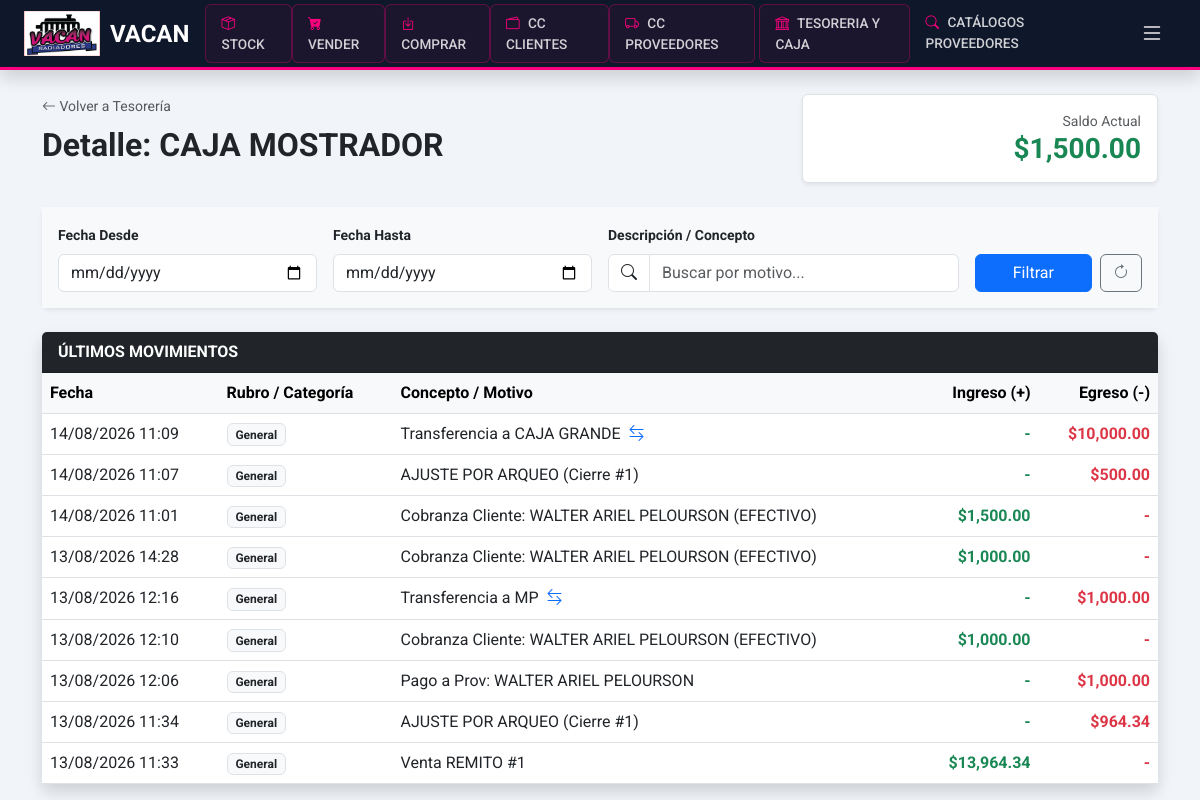
/admin/tesoreria/caja/1 (signed in), run on an earlier commit of the app's database.
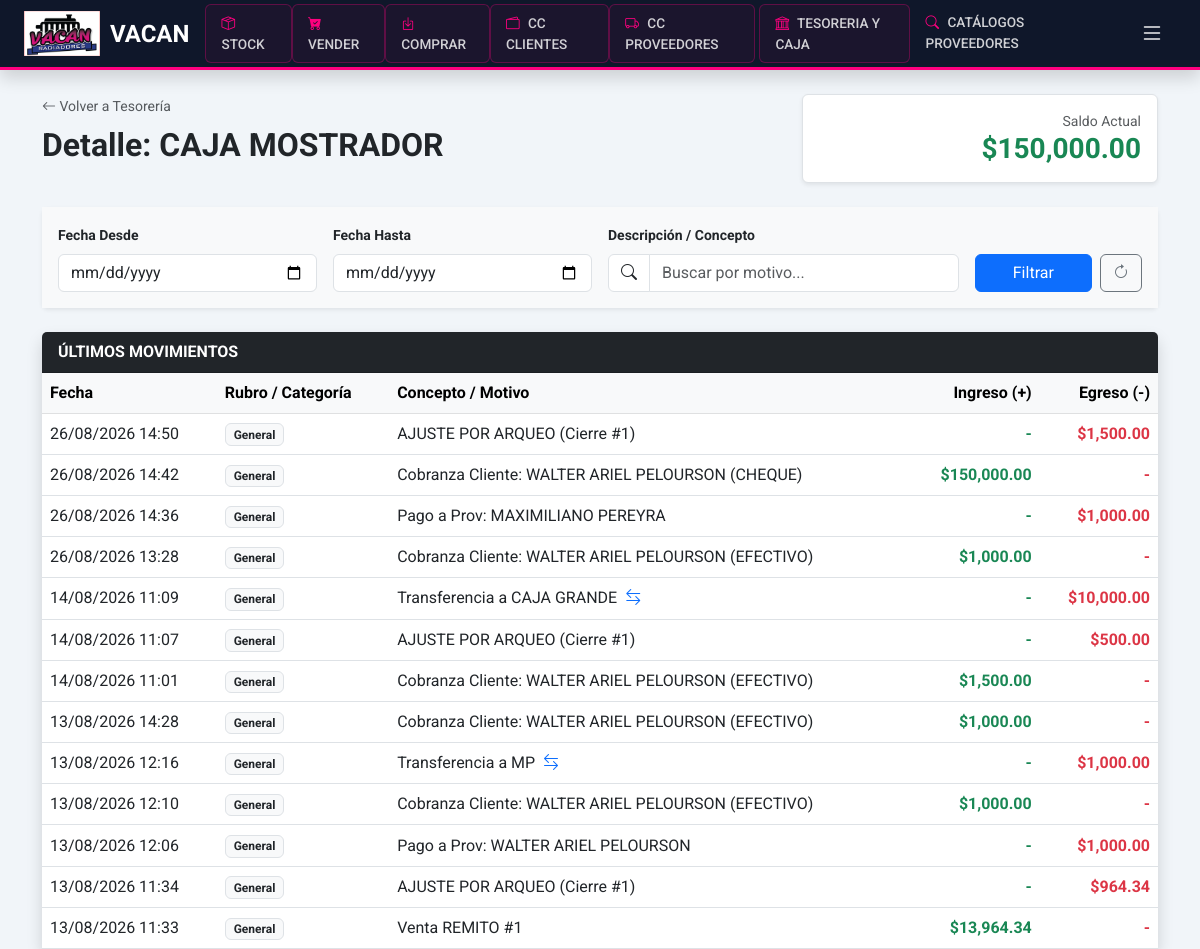
And on a later commit of the database.
### app/models.py (models this page shows)
class Caja(db.Model):
    id = db.Column(db.Integer, primary_key=True)
    nombre = db.Column(db.String(100), nullable=False)
    sucursal_id = db.Column(db.Integer, db.ForeignKey('sucursal.id'))
    saldo_actual = db.Column(db.Float, default=0.0)
    tipo = db.Column(db.String(20))
    sucursal = db.relationship('Sucursal', back_populates='cajas')
    movimientos = db.relationship('MovimientoFinanciero', back_populates='caja')
    cierres = db.relationship('CierreCaja', back_populates='caja')

class MovimientoFinanciero(db.Model):
    id = db.Column(db.Integer, primary_key=True)
    caja_id = db.Column(db.Integer, db.ForeignKey('caja.id'), nullable=False)
    monto = db.Column(db.Float, nullable=False)
    tipo = db.Column(db.String(10))
    motivo = db.Column(db.String(200))
    fecha = db.Column(db.DateTime, default=get_argentina_time)
    metodo_detalle = db.Column(db.String(50))
    categoria_id = db.Column(db.Integer, db.ForeignKey('categoria_movimiento.id'), nullable=True)
    usuario_id = db.Column(db.Integer, db.ForeignKey('usuario.id'))
    venta_id = db.Column(db.Integer, db.ForeignKey('venta.id'), nullable=True)
    pago_prov_id = db.Column(db.Integer, db.ForeignKey('movimiento_cta_cte_proveedor.id'), nullable=True)
    es_transferencia = db.Column(db.Boolean, default=False)
    referencia = db.Column(db.String(50))
    caja = db.relationship('Caja', back_populates='movimientos')
    pago_maestro = db.relationship('MovimientoCtaCteProveedor', back_populates='detalles_pago')
    categoria = db.relationship('CategoriaMovimiento')

### app/routes/admin.py (the view)
@admin_bp.route('/tesoreria/caja/<int:id>')
@login_required
@roles_required('admin', 'superadmin')
def detalle_caja(id):
    caja = Caja.query.get_or_404(id)
    fecha_desde = request.args.get('desde')
    fecha_hasta = request.args.get('hasta')
    busqueda = request.args.get('q', '').strip()
    query = MovimientoFinanciero.query.filter_by(caja_id=id)
    if fecha_desde:
        query = query.filter(MovimientoFinanciero.fecha >= datetime.strptime(fecha_desde, '%Y-%m-%d'))
    if fecha_hasta:
        query = query.filter(MovimientoFinanciero.fecha <= datetime.strptime(fecha_hasta + " 23:59:59", '%Y-%m-%d %H:%M:%S'))
    if busqueda:
        query = query.filter(MovimientoFinanciero.motivo.ilike(f"%{busqueda}%"))
    if not (fecha_desde or fecha_hasta or busqueda):
        movimientos = query.order_by(MovimientoFinanciero.fecha.desc()).limit(100).all()
    else:
        movimientos = query.order_by(MovimientoFinanciero.fecha.desc()).all()
    return render_template('admin/caja_detalle.html',
                           caja=caja,
                           movimientos=movimientos,
                           fecha_desde=fecha_desde,
                           fecha_hasta=fecha_hasta,
                           busqueda=busqueda)

### app/__init__.py (called while the page is built)
def create_app():
    app = Flask(__name__)
    app.config.from_object(Config)
    db.init_app(app)
    migrate.init_app(app, db, render_as_batch=True)
    login_manager.init_app(app)
    login_manager.login_view = 'auth.login'
    login_manager.login_message = "Por favor, inicia sesión para acceder al sistema Vacan."
    login_manager.login_message_category = "info"
    from .models import Usuario
    @login_manager.user_loader
    def load_user(user_id):
        return Usuario.query.get(int(user_id))
    from .routes.main import main_bp
    from .routes.inventory import inventory_bp
    from .routes.auth import auth_bp
    from .routes.admin import admin_bp
    app.register_blueprint(main_bp)
    app.register_blueprint(inventory_bp)
    app.register_blueprint(auth_bp)
    app.register_blueprint(admin_bp)
    return app

### app/templates/admin/caja_detalle.html (shortened to what the changed rows need)
{% extends 'base.html' %}
{% block content %}
<div class="row mb-4">
    <div class="col-md-8">
        <h2 class="fw-bold mt-2">Detalle: <span class="text-pink">{{ caja.nombre }}</span></h2>
    </div>
    <div class="col-md-4 text-md-end">
        <div class="p-3 bg-white shadow-sm rounded border">
            <small class="text-muted d-block">Saldo Actual</small>
            <h3 class="fw-bold mb-0 text-success">${{ "{:,.2f}".format(caja.saldo_actual) }}</h3>
        </div>
    </div>
</div>
<div class="card shadow border-0">
    <div class="card-body p-0">
        <div class="table-responsive">
            <table class="table table-hover align-middle mb-0">
                <thead class="table-light">
                    <tr>
                        <th>Fecha</th>
                        <th>Rubro / Categoría</th>
                        <th>Concepto / Motivo</th>
                        <th class="text-end">Ingreso (+)</th>
                        <th class="text-end">Egreso (-)</th>
                    </tr>
                </thead>
                <tbody>
                    {% for m in movimientos %}
                    <tr>
                        <td>{{ m.fecha.strftime('%d/%m/%Y %H:%M') }}</td>
                        <td>
                            <span class="badge bg-light text-dark border">
                                {{ m.categoria.nombre if m.categoria else 'General' }}
                            </span>
                        </td>
                        <td>
                            {{ m.motivo }}
                            {% if m.es_transferencia %}<i class="bi bi-arrow-left-right text-primary ms-1"></i>{% endif %}
                        </td>
                        <td class="text-end text-success fw-bold">
                            {{ "${:,.2f}".format(m.monto) if m.tipo == 'INGRESO' else '-' }}
                        </td>
                        <td class="text-end text-danger fw-bold">
                            {{ "${:,.2f}".format(m.monto) if m.tipo == 'EGRESO' else '-' }}
                        </td>
                    </tr>
                    {% else %}
                    <tr>
                        <td colspan="5" class="text-center py-4 text-muted">
                            No se encontraron movimientos con los filtros aplicados.
                        </td>
                    </tr>
                    {% endfor %}
                </tbody>
            </table>
        </div>
    </div>
</div>
{% endblock %}

What changed in the data, as far as the page shows it:
changed Caja "CAJA MOSTRADOR": saldo_actual "1,500.00" → "150,000.00"
added MovimientoFinanciero: fecha "26/08/2026 14:50", categoria "General", motivo "AJUSTE POR ARQUEO (Cierre #1)", tipo "-", tipo+monto "$1,500.00"
added MovimientoFinanciero: fecha "26/08/2026 14:42", categoria "General", motivo "Cobranza Cliente: WALTER ARIEL PELOURSON (CHEQUE)", tipo+monto "$150,000.00", tipo "-"
added MovimientoFinanciero: fecha "26/08/2026 14:36", categoria "General", motivo "Pago a Prov: MAXIMILIANO PEREYRA", tipo "-", tipo+monto "$1,000.00"
added MovimientoFinanciero: fecha "26/08/2026 13:28", categoria "General", motivo "Cobranza Cliente: WALTER ARIEL PELOURSON (EFECTIVO)", tipo+monto "$1,000.00", tipo "-"
